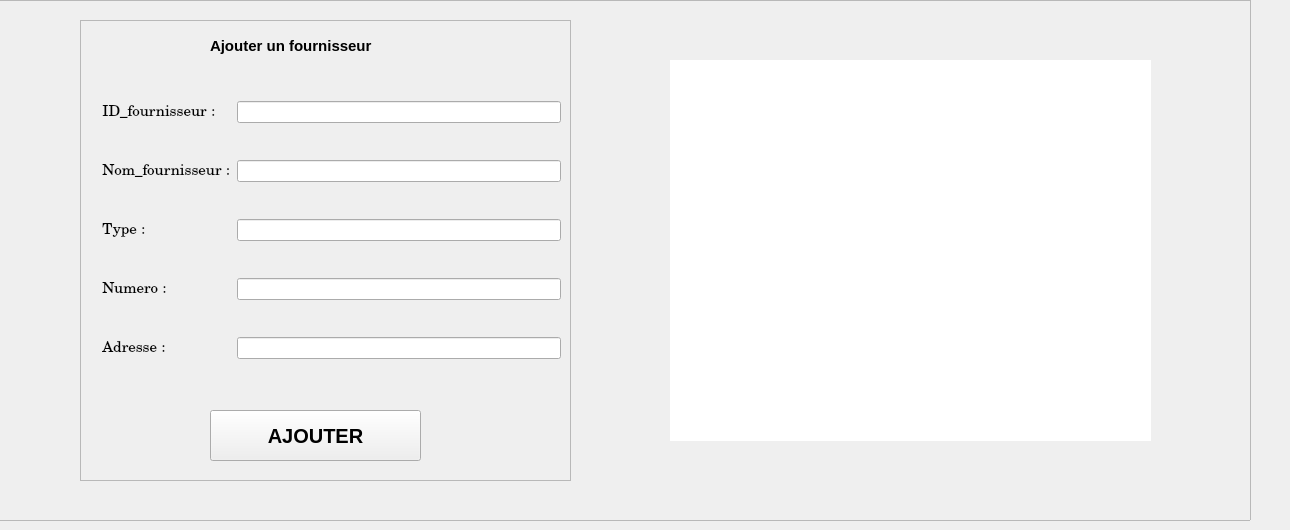
      <widget class="QWidget" name="ajouter">
       <attribute name="title">
        <string>Ajouter</string>
       </attribute>
       <widget class="QFrame" name="frame">
        <property name="geometry">
         <rect>
          <x>-30</x>
          <y>0</y>
          <width>1281</width>
          <height>521</height>
         </rect>
        </property>
        <property name="frameShape">
         <enum>QFrame::StyledPanel</enum>
        </property>
        <property name="frameShadow">
         <enum>QFrame::Raised</enum>
        </property>
        <widget class="QFrame" name="frame_2">
         <property name="geometry">
          <rect>
           <x>110</x>
           <y>20</y>
           <width>491</width>
           <height>461</height>
          </rect>
         </property>
         <property name="frameShape">
          <enum>QFrame::StyledPanel</enum>
         </property>
         <property name="frameShadow">
          <enum>QFrame::Raised</enum>
         </property>
         <widget class="QWidget" name="gridLayoutWidget">
          <property name="geometry">
           <rect>
            <x>10</x>
            <y>50</y>
            <width>471</width>
            <height>321</height>
           </rect>
          </property>
          <layout class="QGridLayout" name="gridLayout">
           <property name="sizeConstraint">
            <enum>QLayout::SetDefaultConstraint</enum>
           </property>
           <property name="horizontalSpacing">
            <number>6</number>
           </property>
           <item row="0" column="0">
            <widget class="QLabel" name="label">
             <property name="font">
              <font>
               <family>Century</family>
               <pointsize>11</pointsize>
              </font>
             </property>
             <property name="text">
              <string>   ID_fournisseur :</string>
             </property>
            </widget>
           </item>
           <item row="4" column="0">
            <widget class="QLabel" name="label_12">
             <property name="font">
              <font>
               <family>Century</family>
               <pointsize>11</pointsize>
              </font>
             </property>
             <property name="text">
              <string>   Adresse :</string>
             </property>
            </widget>
           </item>
           <item row="2" column="0">
            <widget class="QLabel" name="label_3">
             <property name="font">
              <font>
               <family>Century</family>
               <pointsize>11</pointsize>
              </font>
             </property>
             <property name="text">
              <string>   Type : </string>
             </property>
            </widget>
           </item>
           <item row="3" column="0">
            <widget class="QLabel" name="label_5">
             <property name="font">
              <font>
               <family>Century</family>
               <pointsize>11</pointsize>
              </font>
             </property>
             <property name="text">
              <string>   Numero :</string>
             </property>
            </widget>
           </item>
           <item row="3" column="1">
            <widget class="QLineEdit" name="lineEdit4"/>
           </item>
           <item row="1" column="1">
            <widget class="QLineEdit" name="lineEdit2"/>
           </item>
           <item row="1" column="0">
            <widget class="QLabel" name="label_2">
             <property name="font">
              <font>
               <family>Century</family>
               <pointsize>11</pointsize>
              </font>
             </property>
             <property name="text">
              <string>   Nom_fournisseur :</string>
             </property>
            </widget>
           </item>
           <item row="0" column="1">
            <widget class="QLineEdit" name="lineEdit1"/>
           </item>
           <item row="2" column="1">
            <widget class="QLineEdit" name="lineEdit3"/>
           </item>
           <item row="4" column="1">
            <widget class="QLineEdit" name="lineEdit5"/>
           </item>
          </layout>
         </widget>
         <widget class="QPushButton" name="pushButton">
          <property name="geometry">
           <rect>
            <x>130</x>
            <y>390</y>
            <width>211</width>
            <height>51</height>
           </rect>
          </property>
          <property name="font">
           <font>
            <pointsize>15</pointsize>
            <weight>75</weight>
            <bold>true</bold>
           </font>
          </property>
          <property name="cursor">
           <cursorShape>PointingHandCursor</cursorShape>
          </property>
          <property name="text">
           <string>AJOUTER</string>
          </property>
         </widget>
         <widget class="QLabel" name="label_4">
          <property name="geometry">
           <rect>
            <x>130</x>
            <y>10</y>
            <width>211</width>
            <height>31</height>
           </rect>
          </property>
          <property name="font">
           <font>
            <pointsize>11</pointsize>
            <weight>75</weight>
            <bold>true</bold>
           </font>
          </property>
          <property name="text">
           <string>Ajouter un fournisseur</string>
          </property>
         </widget>
        </widget>
        <widget class="QGraphicsView" name="graphicsView">
         <property name="geometry">
          <rect>
           <x>700</x>
           <y>60</y>
           <width>481</width>
           <height>381</height>
          </rect>
         </property>
         <property name="styleSheet">
          <string notr="true">border-image: url(:/images/construisez-une-relation-fournisseur-solide.jpg);
border-radius: 15px;</string>
         </property>
        </widget>
        <zorder>graphicsView</zorder>
        <zorder>frame_2</zorder>
       </widget>
      </widget>
